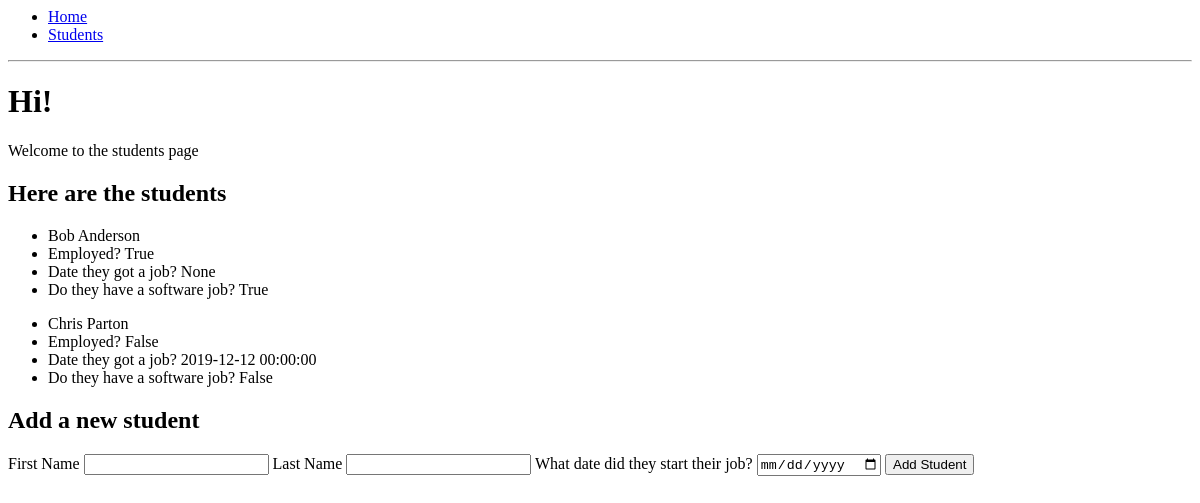
Before: /students with the older database file.
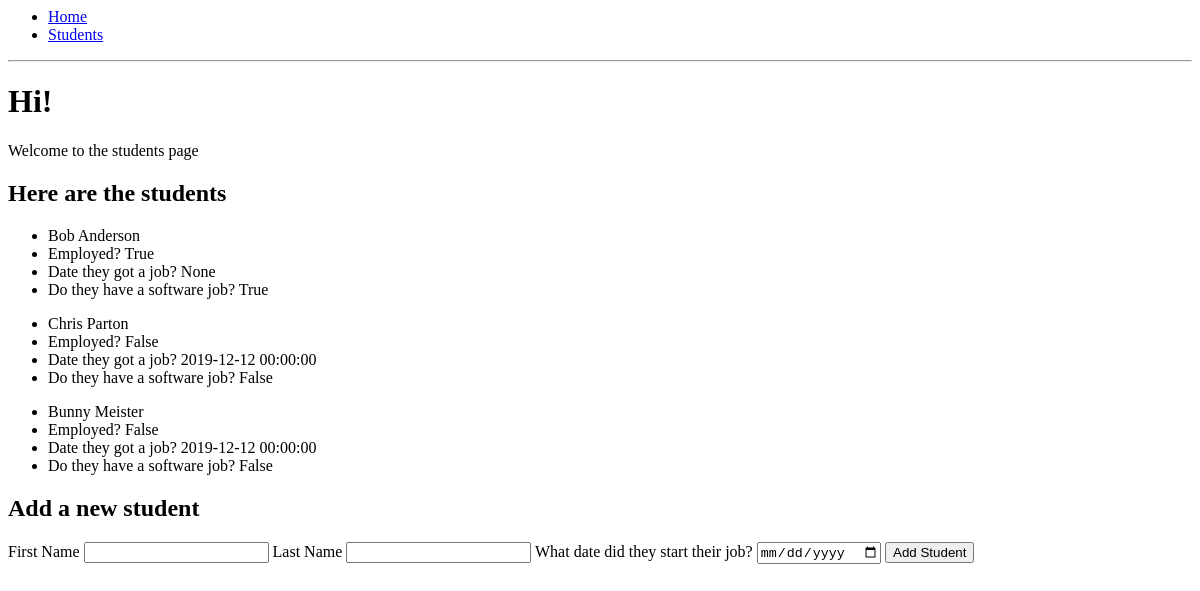
After: the same page with the newer database file.
### app/models.py (models this page shows, shortened)
class Student(db.Model):
    id = db.Column(db.Integer, primary_key=True)
    first_name = db.Column(db.String(64))
    last_name = db.Column(db.String(64), index=True)
    employed = db.Column(db.Boolean, default = False, nullable=True)
    start_date = db.Column(db.DateTime(), nullable=True)
    software_job = db.Column(db.Boolean, default=False, nullable=True)

### app/routes.py (the view)
@app.route('/students')
def show_students(): # MODIFIED
    students = Student.query.all()
    return render_template('students.html', title='Students', students=students)

### app/templates/students.html
{% extends "base.html" %} {% block content %}
<div>
    <h1>Hi!</h1>
    <p>Welcome to the students page</p>
</div>
<div>
    <h2>Here are the students</h2>
    {% for student in students %}
    <ul>
        <li>{{student.first_name}} {{student.last_name}}</li>
        <li> Employed? {{student.employed}}</li>
        <li> Date they got a job? {{student.start_date}}</li>
        <li> Do they have a software job? {{student.software_job}}</li>
    </ul>
    {% endfor %}
</div>
<div>
    <h2>Add a new student</h2>
    <form action="/students" method="POST">
        <label for="first_name">First Name</label>
        <input type="text" name="first_name" id="first_name" />
        <label for="last_name">Last Name</label>
        <input type="text" name="last_name" id="last_name" />
        <label for="start_date">What date did they start their job?</label>
        <input type="date" name="start_date" id="start_date" />
        <input type="submit" value="Add Student">
    </form>
</div>
{% endblock %}

### app/templates/base.html (shortened to what this page needs)
<html>
<head>
</head>
<body>
    <ul>
        <li><a href="/">Home</a></li>
        <li><a href="/students">Students</a></li>
    </ul>
    <hr> {% block content %}{% endblock %}
</body>
</html>

Changed rows visible on the page:
added Student: first_name "Bunny", last_name "Meister", employed "False", start_date "2019-12-12 00:00:00", software_job "False"
